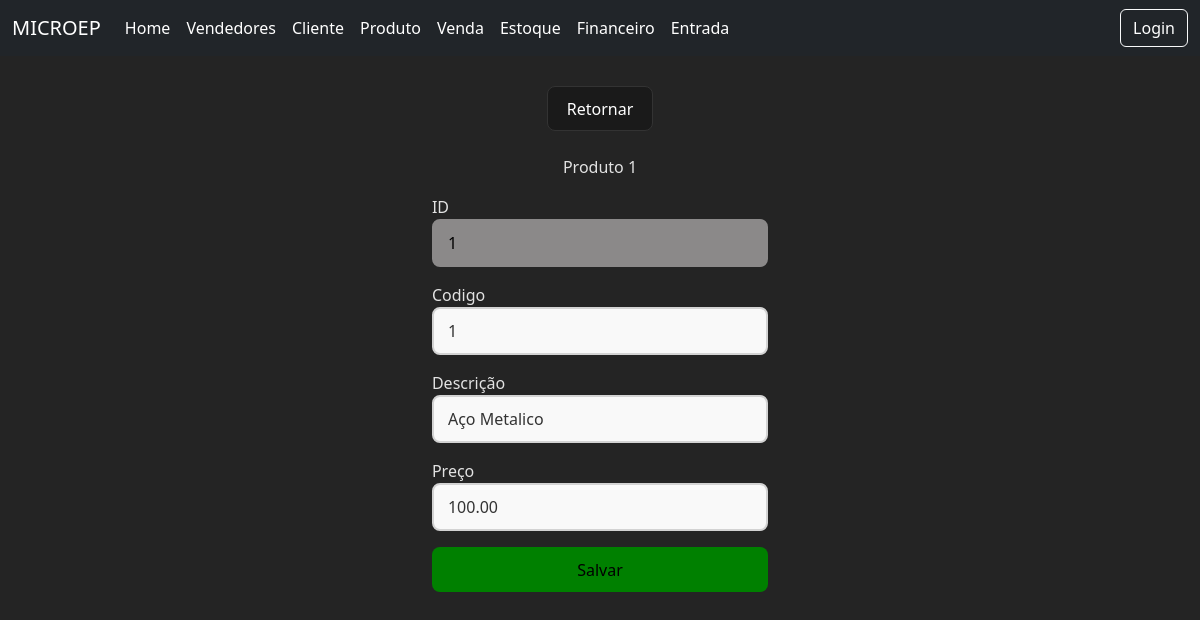
The page /produtos/1/edit/ on the database as committed earlier.
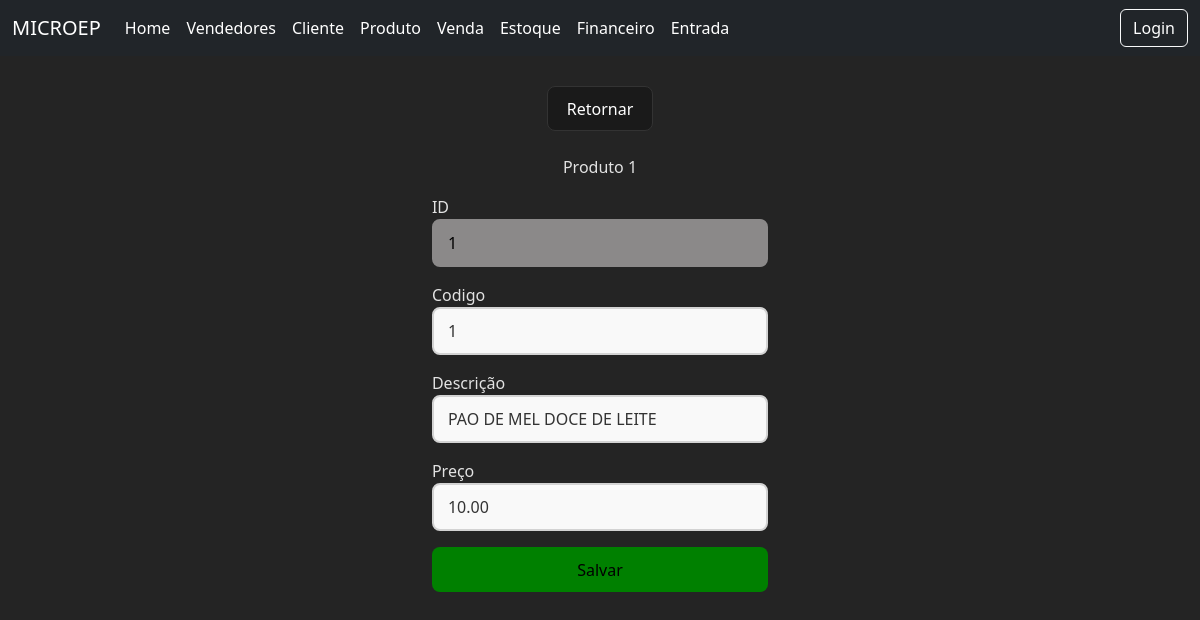
The same page on the database as committed later.
### core/models.py (models this page shows, shortened)
class Produto(models.Model):
    codigo = models.IntegerField()
    descricao = models.CharField(max_length=100)
    preco = models.DecimalField(max_digits=10,decimal_places=2)
    unidade = models.CharField(max_length=2,default="UN")
    quantidadeestoque = models.DecimalField(max_digits=10,decimal_places=2,default=0)

### core/views.py (the view, shortened to what this page needs)
# urls.py: path('produtos/<int:id>/edit/',views.editar_produto,name='editarproduto'),
def editar_produto(request,id):
    erro = None
    prod = Produto.objects.get(id=id)
    return render(request,'edicao/editarproduto.html',{'prod':prod,'erro':erro})

### core/templates/edicao/editarproduto.html (shortened to what this page needs)
<!DOCTYPE html>
<html lang="pt-br">
<head>
    {% load static %}
    <link rel="stylesheet" href="{% static 'produtos.css' %}">
</head>
<body>
    {% include 'components/navbar.html'%}
    <div class="divcentral">
        <button class="buttonp"><a href="{% url 'produtos' %}">Retornar</a></button>
        <br>
         <p class="boldtext">Produto {{prod.id}} </p>
        <form  method="post">
            <div class="formularios">
                <p class="boldtext">ID<input class="inputcadastrodisable"  name="id" value="{{ prod.id }}" disabled></p>
                <p class="boldtext" >Codigo<input class="inputcadastro" type="text" name="codigo" value="{{ prod.codigo }}"></p>
                <p class="boldtext">Descrição<input class="inputcadastro" type="text" name="descricao" value="{{prod.descricao}}"></p>
                <p class="boldtext">Preço<input class="inputcadastro" type="text" name="preco" value="{{prod.preco}}"></p>
                <button class="checkbutton" type="submit">Salvar</button>
        </div>
    </form>
    </div>
</body>
</html>

Rows that differ between the two databases and show on the page:
changed Produto id 1: descricao "Aço Metalico" → "PAO DE MEL DOCE DE LEITE"; preco "100.00" → "10.00"
